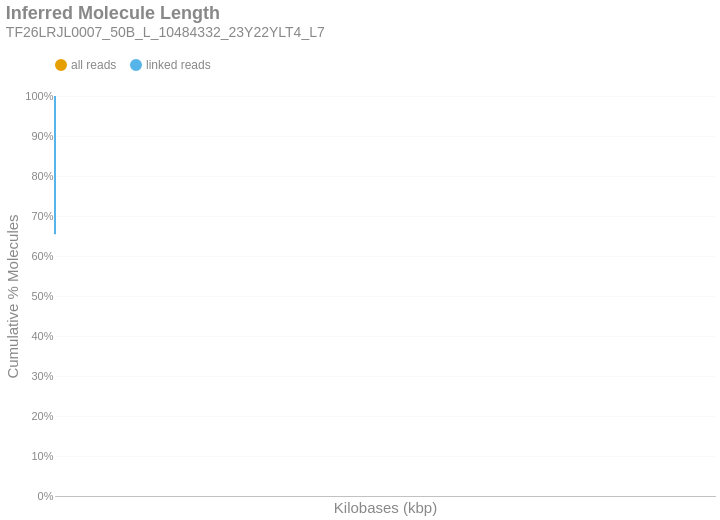

Notebook code for this chart:
### Markdown cell above
### Inferred Molecule Length
This is the cumulative frequency distribution of molecule lengths inferred from the first and last alignment positions along a contig for all alignments associated with a single linked-read barcode on a given contig.There are two distributions: one with `all` the alignments (yellow) and another with only `linked reads` (blue). The percent of molecules in the `linked reads` distribution is relative to the total number of linked molecules.

### Code cell
if SKIPLR:
    print_html(f"Skipped")
else:
    binned_df = consolidated_hist(valids['length_inferred']/1000, mask, 10, True)
    binned_df = binned_df.with_columns(
        pl.when(pl.col('bin').cast(pl.Utf8) == '0').then(pl.lit('1')).otherwise(pl.col('bin').cast(pl.Utf8)).alias('bin')
    )
    with SafeRender(binned_df):
        (
            density_plot(binned_df, 'Inferred Molecule Length', samplename, 'inferredlen')
            .transform_calculate(bin_kb='datum.bin / 1000')
            .encode(
                x=alt.X('bin_kb:Q', title="Kilobases (kbp)").scale(type='log', padding=0).axis(labelAngle=-40),
                y=alt.Y('value:Q', title='Cumulative % Molecules')
                    .axis(format='%')
                    .stack(False)
                    .scale(domainMin=0, domainMax=1,padding=0),
                color=alt.Color("key:N").scale(domain = ["all reads", "linked reads"]),
                tooltip = [
                    alt.Tooltip("key:N", title = "Data Type"),
                    alt.Tooltip("range_label:N", title="Kilobases"),
                    alt.Tooltip("value:Q", format = ".2%", title="% Molecules (Cum.)")
                ]
            )
        ).display()

### Figure 1 — Vega-Lite specification as saved in the notebook (floating-point values rounded to 4 significant figures)
{"width": "container", "height": 400, "config": {"title": {"anchor": "start", "dy": -15, "fontSize": 18, "color": "#888888", "subtitleColor": "#888888", "subtitleFontSize": 14}, "arc": {"fill": "#0072B2"}, "axis": {"domainColor": "#888888", "domainWidth": 0.5, "gridWidth": 0.2, "grid": false, "titleFontWeight": 400, "titleFontSize": 15, "labelFontSize": 11, "labelColor": "#888888", "tickColor": "#888888", "tickWidth": 0.2, "titleColor": "#888888"}, "axisBand": {"grid": false}, "axisX": {"grid": true, "tickSize": 10, "domainCap": "round"}, "axisY": {"domain": false, "grid": true, "tickSize": 0, "domainCap": "round"}, "background": "transparent", "header": {"labelFontSize": 15, "labelColor": "#888888", "titleFontSize": 15, "titleFontWeight": 600, "titleColor": "#888888"}, "legend": {"labelFont": "sans-serif", "labelFontSize": 12, "labelColor": "#888888", "symbolSize": 100, "symbolType": "circle", "titleFontSize": 12, "titlePadding": 10, "titleColor": "#888888", "title": null, "orient": "top"}, "range": {"category": ["#E69F00", "#56B4E9", "#009E73", "#F0E442", "#0072B2", "#D55E00", "#CC79A7", "#000000"], "diverging": ["#cfe8f3", "#a2d4ec", "#73bfe2", "#46abdb", "#1696d2", "#12719e"]}, "area": {"fill": "#0072B2", "fillOpacity": 0.7, "line": true, "strokeOpacity": 0.7}, "line": {"color": "#0072B2", "stroke": "#0072B2", "strokeWidth": 2}, "trail": {"color": "#0072B2", "stroke": "#0072B2", "strokeWidth": 0, "size": 1}, "point": {"filled": true, "fillOpacity": 1.0, "size": 95}, "text": {"color": "#888888", "fontSize": 11, "align": "right", "fontWeight": 400, "size": 11}, "bar": {"fill": "#0072B2", "stroke": null}, "view": {"stroke": null, "continuousWidth": 660, "continuousHeight": 400}}, "data": {"name": "data-a30b51d37700c0ba39eb8e2b5e2f01ec"}, "mark": {"type": "line", "interpolate": "monotone", "point": {"opacity": 0, "size": 275}}, "encoding": {"color": {"field": "key", "scale": {"domain": ["all reads", "linked reads"]}, "type": "nominal"}, "tooltip": [{"field": "key", "title": "Data Type", "type": "nominal"}, {"field": "range_label", "title": "Kilobases", "type": "nominal"}, {"field": "value", "format": ".2%", "title": "% Molecules (Cum.)", "type": "quantitative"}], "x": {"axis": {"labelAngle": -40}, "field": "bin_kb", "scale": {"type": "log", "padding": 0}, "title": "Kilobases (kbp)", "type": "quantitative"}, "y": {"axis": {"format": "%"}, "field": "value", "scale": {"domainMin": 0, "domainMax": 1, "padding": 0}, "stack": false, "title": "Cumulative % Molecules", "type": "quantitative"}}, "params": [{"name": "param_c36ac31b6afebe62", "select": {"type": "point", "fields": ["key"]}, "bind": "legend"}], "title": {"text": "Inferred Molecule Length", "subtitle": "TF26LRJL0007_50B_L_10484332_23Y22YLT4_L7"}, "transform": [{"fold": ["all reads (cumsum)", "linked reads (cumsum)"]}, {"calculate": "replace(datum.key, ' (cumsum)', '')", "as": "key"}, {"filter": {"param": "param_c36ac31b6afebe62"}}, {"calculate": "datum.bin / 1000", "as": "bin_kb"}], "usermeta": {"embedOptions": {"downloadFileName": "TF26LRJL0007_50B_L_10484332_23Y22YLT4_L7.inferredlen"}}, "$schema": "https://vega.github.io/schema/vega-lite/v6.4.1.json", "datasets": {"data-a30b51d37700c0ba39eb8e2b5e2f01ec": [{"bin": "0.0", "interval": "0.0-10.0", "all reads": 0.8596, "linked reads": 0.6545, "all reads (cumsum)": 0.8596, "linked reads (cumsum)": 0.6545, "range_label": "0-9"}, {"bin": "10.0", "interval": "10.0-20.0", "all reads": 0.09069, "linked reads": 0.2232, "all reads (cumsum)": 0.9503, "linked reads (cumsum)": 0.8777, "range_label": "10-19"}, {"bin": "20.0", "interval": "20.0-30.0", "all reads": 0.03206, "linked reads": 0.07902, "all reads (cumsum)": 0.9824, "linked reads (cumsum)": 0.9567, "range_label": "20-29"}, {"bin": "30.0", "interval": "30.0-40.0", "all reads": 0.011, "linked reads": 0.02699, "all reads (cumsum)": 0.9934, "linked reads (cumsum)": 0.9837, "range_label": "30-39"}, {"bin": "40.0", "interval": "40.0-50.0", "all reads": 0.004396, "linked reads": 0.01073, "all reads (cumsum)": 0.9978, "linked reads (cumsum)": 0.9945, "range_label": "40-49"}, {"bin": "50.0", "interval": "50.0-60.0", "all reads": 0.00148, "linked reads": 0.003688, "all reads (cumsum)": 0.9993, "linked reads (cumsum)": 0.9981, "range_label": "50-59"}, {"bin": "60.0", "interval": "60.0-70.0", "all reads": 0.0004753, "linked reads": 0.001188, "all reads (cumsum)": 0.9997, "linked reads (cumsum)": 0.9993, "range_label": "60-69"}, {"bin": "70.0", "interval": "70.0-80.0", "all reads": 0.0001656, "linked reads": 0.0004126, "all reads (cumsum)": 0.9999, "linked reads (cumsum)": 0.9997, "range_label": "70-79"}, {"bin": "80.0", "interval": "80.0-90.0", "all reads": 6.738e-05, "linked reads": 0.0001686, "all reads (cumsum)": 1.0, "linked reads (cumsum)": 0.9999, "range_label": "80-89"}, {"bin": "90.0", "interval": "90.0-100.0", "all reads": 2.007e-05, "linked reads": 5.023e-05, "all reads (cumsum)": 1.0, "linked reads (cumsum)": 1.0, "range_label": "90-99"}, {"bin": "100.0", "interval": "100.0-110.0", "all reads": 1.004e-05, "linked reads": 2.512e-05, "all reads (cumsum)": 1.0, "linked reads (cumsum)": 1.0, "range_label": "100-109"}, {"bin": "110.0", "interval": "110.0-120.0", "all reads": 2.867e-06, "linked reads": 7.176e-06, "all reads (cumsum)": 1.0, "linked reads (cumsum)": 1.0, "range_label": "110-119"}, {"bin": "120.0", "interval": "120.0-130.0", "all reads": 7.168e-07, "linked reads": 1.794e-06, "all reads (cumsum)": 1.0, "linked reads (cumsum)": 1.0, "range_label": "120-129"}]}}
